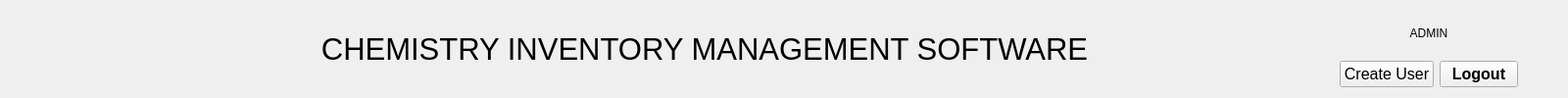
        <widget class="QWidget" name="header" native="true">
         <property name="minimumSize">
          <size>
           <width>1600</width>
           <height>100</height>
          </size>
         </property>
         <property name="maximumSize">
          <size>
           <width>1600</width>
           <height>120</height>
          </size>
         </property>
         <layout class="QHBoxLayout" name="horizontalLayout">
          <item>
           <spacer name="horizontalSpacer_2">
            <property name="orientation">
             <enum>Qt::Orientation::Horizontal</enum>
            </property>
            <property name="sizeHint" stdset="0">
             <size>
              <width>40</width>
              <height>20</height>
             </size>
            </property>
           </spacer>
          </item>
          <item>
           <widget class="QLabel" name="mic_logo">
            <property name="sizePolicy">
             <sizepolicy hsizetype="Preferred" vsizetype="Preferred">
              <horstretch>0</horstretch>
              <verstretch>0</verstretch>
             </sizepolicy>
            </property>
            <property name="minimumSize">
             <size>
              <width>0</width>
              <height>0</height>
             </size>
            </property>
            <property name="maximumSize">
             <size>
              <width>75</width>
              <height>75</height>
             </size>
            </property>
            <property name="text">
             <string/>
            </property>
            <property name="pixmap">
             <pixmap resource="../../resources.qrc">:/images/images/mic white.png</pixmap>
            </property>
            <property name="scaledContents">
             <bool>true</bool>
            </property>
           </widget>
          </item>
          <item>
           <widget class="QLabel" name="labify_logo">
            <property name="sizePolicy">
             <sizepolicy hsizetype="Preferred" vsizetype="Preferred">
              <horstretch>0</horstretch>
              <verstretch>0</verstretch>
             </sizepolicy>
            </property>
            <property name="text">
             <string/>
            </property>
            <property name="pixmap">
             <pixmap resource="../../resources.qrc">:/images/images/labify.jpeg</pixmap>
            </property>
            <property name="scaledContents">
             <bool>true</bool>
            </property>
           </widget>
          </item>
          <item>
           <widget class="QLabel" name="header_title">
            <property name="sizePolicy">
             <sizepolicy hsizetype="Preferred" vsizetype="Preferred">
              <horstretch>6</horstretch>
              <verstretch>0</verstretch>
             </sizepolicy>
            </property>
            <property name="minimumSize">
             <size>
              <width>100</width>
              <height>0</height>
             </size>
            </property>
            <property name="font">
             <font>
              <pointsize>23</pointsize>
              <bold>false</bold>
             </font>
            </property>
            <property name="text">
             <string>CHEMISTRY INVENTORY MANAGEMENT SOFTWARE</string>
            </property>
            <property name="scaledContents">
             <bool>false</bool>
            </property>
            <property name="alignment">
             <set>Qt::AlignmentFlag::AlignCenter</set>
            </property>
           </widget>
          </item>
          <item>
           <layout class="QVBoxLayout" name="verticalLayout_5">
            <item>
             <layout class="QHBoxLayout" name="horizontalLayout_4">
              <property name="sizeConstraint">
               <enum>QLayout::SizeConstraint::SetFixedSize</enum>
              </property>
              <item>
               <widget class="QLabel" name="header_username_label">
                <property name="maximumSize">
                 <size>
                  <width>212</width>
                  <height>16777215</height>
                 </size>
                </property>
                <property name="text">
                 <string>ADMIN</string>
                </property>
                <property name="alignment">
                 <set>Qt::AlignmentFlag::AlignCenter</set>
                </property>
               </widget>
              </item>
             </layout>
            </item>
            <item>
             <layout class="QHBoxLayout" name="horizontalLayout_2">
              <item>
               <widget class="QPushButton" name="create_user_button">
                <property name="maximumSize">
                 <size>
                  <width>1688888</width>
                  <height>16777215</height>
                 </size>
                </property>
                <property name="font">
                 <font>
                  <pointsize>12</pointsize>
                 </font>
                </property>
                <property name="cursor">
                 <cursorShape>PointingHandCursor</cursorShape>
                </property>
                <property name="text">
                 <string>Create User</string>
                </property>
               </widget>
              </item>
              <item>
               <widget class="QPushButton" name="logout_button">
                <property name="maximumSize">
                 <size>
                  <width>16777215</width>
                  <height>16777215</height>
                 </size>
                </property>
                <property name="font">
                 <font>
                  <pointsize>12</pointsize>
                  <bold>true</bold>
                 </font>
                </property>
                <property name="cursor">
                 <cursorShape>PointingHandCursor</cursorShape>
                </property>
                <property name="text">
                 <string>Logout</string>
                </property>
               </widget>
              </item>
             </layout>
            </item>
           </layout>
          </item>
          <item>
           <spacer name="horizontalSpacer">
            <property name="orientation">
             <enum>Qt::Orientation::Horizontal</enum>
            </property>
            <property name="sizeHint" stdset="0">
             <size>
              <width>40</width>
              <height>20</height>
             </size>
            </property>
           </spacer>
          </item>
         </layout>
        </widget>
